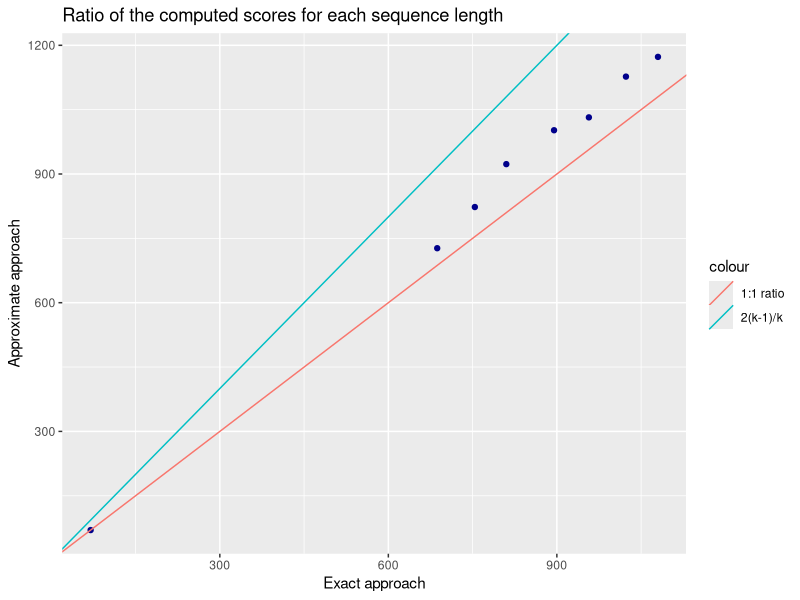

R code for this plot:
## ---- chunk 1
knitr::opts_chunk$set(echo = TRUE, comment = NA, tidy = T, tidy.opts = list(width.cutoff=60))
## ---- chunk 2
library(tidyverse)
# library(readxl)
## ---- chunk 3
scores_exact <- read.table("scores_exact.txt", header = F)
scores_approx <- read.table("scores_approx.txt", header = F)

scores <- data.frame(exact = scores_exact$V1, approx = scores_approx$V1)

time_plot <- ggplot(data=scores, aes(x=exact,y=approx))+
    geom_point(color="darkblue")+
    geom_abline(aes(slope=4/3, intercept=0, color = "2(k-1)/k"))+
    geom_abline(aes(slope=1, intercept = 0, color = "1:1 ratio")) +
    ggtitle("Ratio of the computed scores for each sequence length")+
    ylab("Approximate approach") + xlab("Exact approach")

time_plot
